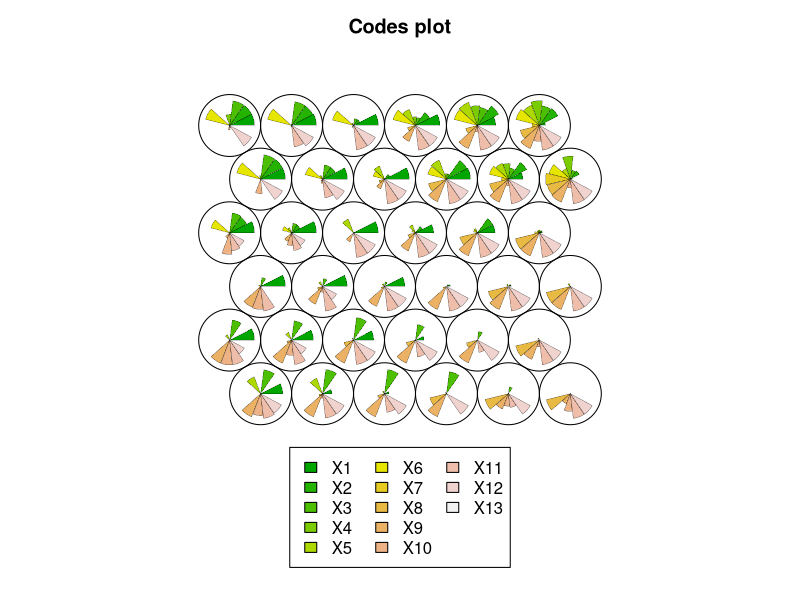
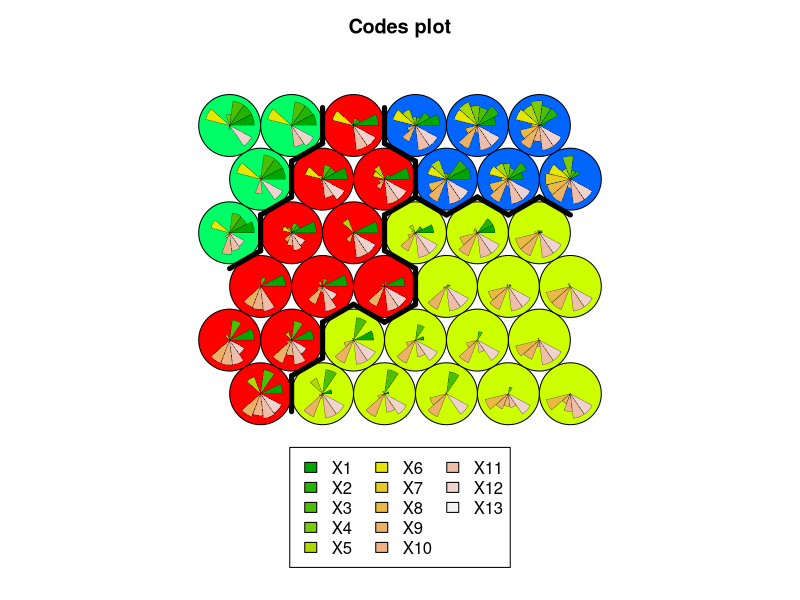

Generate these figures, in order, with R:
library(readxl)
data <- read_excel("Data_JST_SOM.xlsx")
str(data)

library(kohonen)
grid <- somgrid(xdim = 6 , ydim = 6 , topo = "hexagonal")
som.data <- som(as.matrix(data[,-1]), grid)
plot(som.data)

som.data$grid$pts
som.data$codes[[1]]

hclust(dist(som.data$codes[[1]]))

daerah <- cutree(hclust(dist(som.data$codes[[1]])),4)
plot(som.data, type = "codes", bgcol = rainbow(5)[daerah])
add.cluster.boundaries(som.data, daerah)
